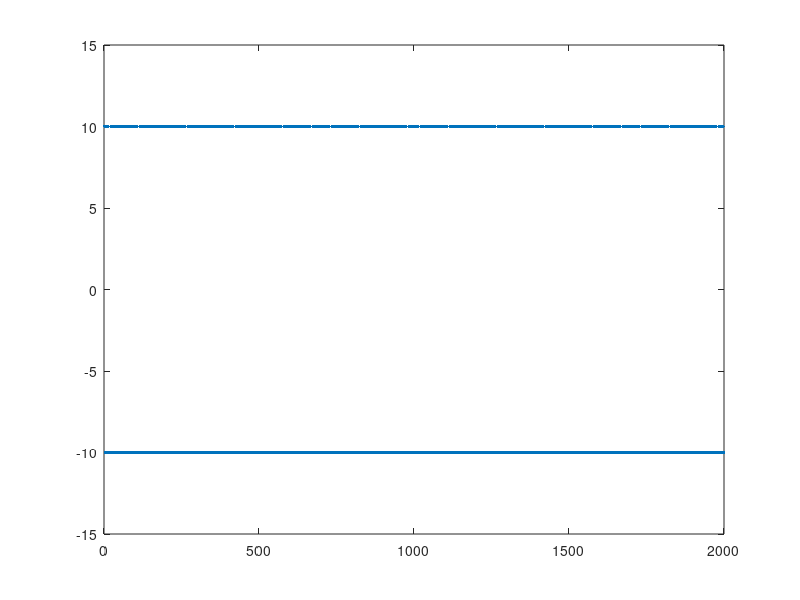

The MATLAB source for this figure:
clear all
close all
clc
%%
clc
load translate.txt
plot(translate,'.')

%axis([0 length(translate) min(translate)*(1.1) max(translate)*(1.1)])







%%
x=-70:2:-20;